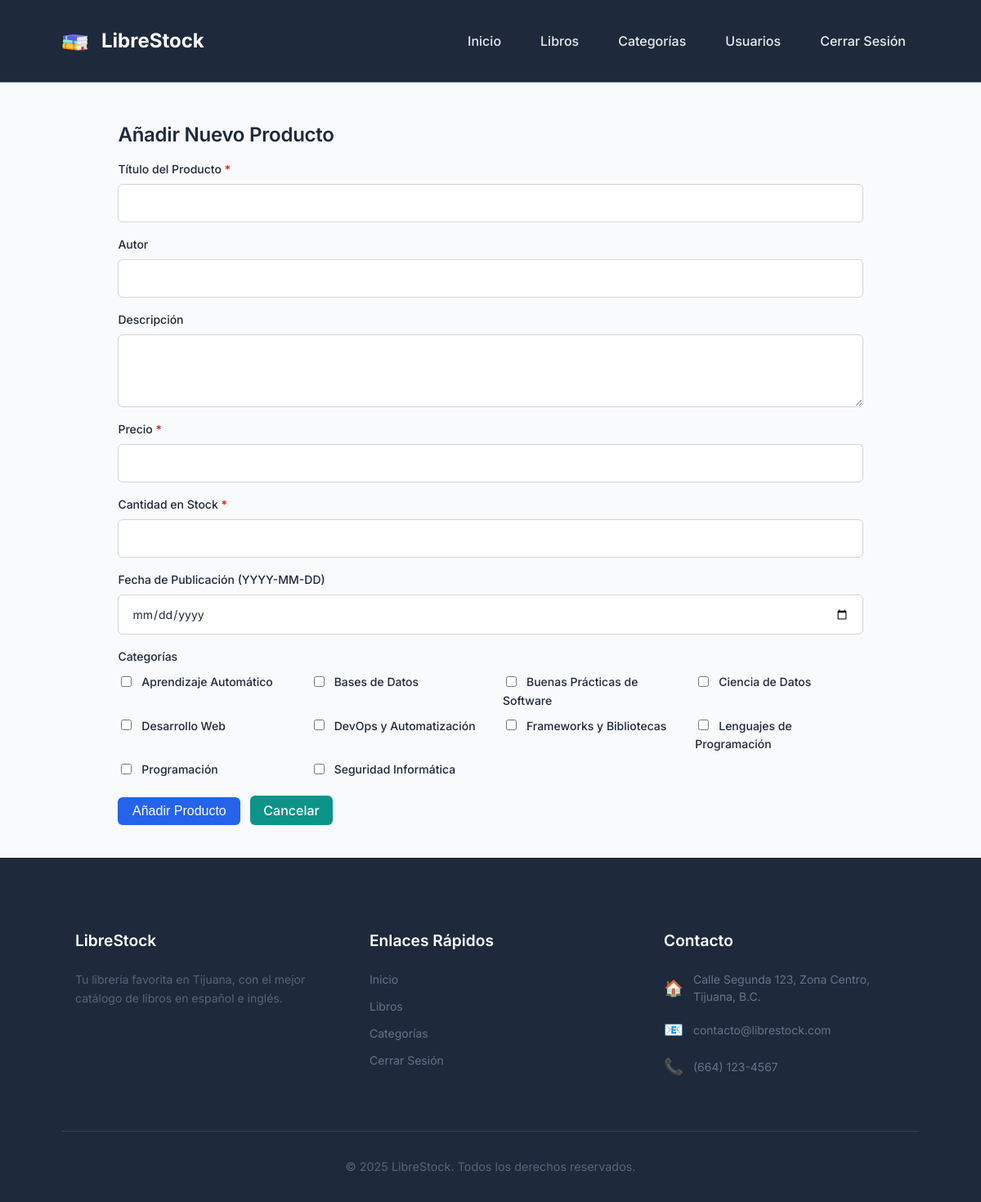
Screenshot of /add_product.php (signed in) with the database file from the repository.
### tables this page shows
CREATE TABLE IF NOT EXISTS `categories` (
  `id` INT AUTO_INCREMENT PRIMARY KEY,
  `name` VARCHAR(100) NOT NULL UNIQUE,
  `created_at` TIMESTAMP DEFAULT CURRENT_TIMESTAMP
);

### public/add_product.php (the view, shortened to what this page needs)
<?php
$page_title = "Añadir Nuevo Producto";
require_once '../includes/header.php';
$all_categories = [];
$sql_get_categories = "SELECT id, name FROM categories ORDER BY name ASC";
if ($result_cats = $mysqli->query($sql_get_categories)) {
    while ($cat_row = $result_cats->fetch_assoc()) {
        $all_categories[] = $cat_row;
    }
} else {
    $error_msg = "Error al obtener la lista de categorías: " . htmlspecialchars($mysqli->error);
}
$title = $author = $description = $price = $stock_quantity = $publication_date = "";
$selected_categories = [];
$title_err = $price_err = $stock_quantity_err = "";
?>
<div class="container mt-3">
    <h2><?php echo $page_title; ?></h2>
    <form action="<?php echo htmlspecialchars($_SERVER["PHP_SELF"]); ?>" method="post">
        <div class="form-group">
            <label for="title">Título del Producto <span style="color:red;">*</span></label>
            <input type="text" name="title" id="title" class="form-control <?php echo (!empty($title_err)) ? 'is-invalid' : ''; ?>" value="<?php echo htmlspecialchars($title); ?>" required>
        </div>
        <div class="form-group">
            <label for="author">Autor</label>
            <input type="text" name="author" id="author" class="form-control" value="<?php echo htmlspecialchars($author); ?>">
        </div>
        <div class="form-group">
            <label for="description">Descripción</label>
            <textarea name="description" id="description" class="form-control" rows="3"><?php echo htmlspecialchars($description); ?></textarea>
        </div>
        <div class="form-group">
            <label for="price">Precio <span style="color:red;">*</span></label>
            <input type="number" name="price" id="price" class="form-control <?php echo (!empty($price_err)) ? 'is-invalid' : ''; ?>" value="<?php echo htmlspecialchars($price); ?>" step="0.01" min="0" required>
        </div>
        <div class="form-group">
            <label for="stock_quantity">Cantidad en Stock <span style="color:red;">*</span></label>
            <input type="number" name="stock_quantity" id="stock_quantity" class="form-control <?php echo (!empty($stock_quantity_err)) ? 'is-invalid' : ''; ?>" value="<?php echo htmlspecialchars($stock_quantity); ?>" min="0" required>
        </div>
        <div class="form-group">
            <label for="publication_date">Fecha de Publicación (YYYY-MM-DD)</label>
            <input type="date" name="publication_date" id="publication_date" class="form-control" value="<?php echo htmlspecialchars($publication_date); ?>">
        </div>
        <div class="form-group">
            <label>Categorías</label>
            <div class="categories-checkbox-group">
                <div class="row">
                    <?php if (!empty($all_categories)): ?>
                        <?php foreach ($all_categories as $category): ?>
                            <div class="col-md-3 col-sm-4">
                                <div class="form-check">
                                    <input class="form-check-input" type="checkbox" name="product_categories[]" value="<?php echo $category['id']; ?>" id="cat_<?php echo $category['id']; ?>"
                                        <?php if (in_array($category['id'], $selected_categories)) echo 'checked'; ?>>
                                    <label class="form-check-label" for="cat_<?php echo $category['id']; ?>">
                                        <?php echo htmlspecialchars($category['name']); ?>
                                    </label>
                                </div>
                            </div>
                        <?php endforeach; ?>
                    <?php else: ?>
                        <div class="col-12">
                           <p>No hay categorías disponibles. Puedes <a href="add_category.php" target="_blank">añadir una nueva</a>.</p>
                        </div>
                    <?php endif; ?>
                </div>
            </div>
        </div>
        <div class="form-group">
            <input type="submit" class="btn btn-primary" value="Añadir Producto">
            <a href="products.php" class="btn btn-secondary">Cancelar</a>
        </div>
    </form>
</div>
<?php require_once '../includes/footer.php'; ?>

### css/style.css (style rules this page uses)
:root { --primary-blue: #2563EB; --secondary-teal: #0D9488; --accent-orange: #F59E0B; --success-green: #10B981; --error-red: #EF4444; --neutral-light: #F8FAFC; --neutral-dark: #1E293B; --neutral-medium: #64748B; --text-light: #FFFFFF; --gradient-primary: linear-gradient(135deg, var(--primary-blue), var(--secondary-teal)); --shadow-sm: 0 1px 2px rgba(0, 0, 0, 0.05); --shadow-md: 0 4px 6px -1px rgba(0, 0, 0, 0.1), 0 2px 4px -1px rgba(0, 0, 0, 0.06); --shadow-lg: 0 10px 15px -3px rgba(0, 0, 0, 0.1), 0 4px 6px -2px rgba(0, 0, 0, 0.05); --transition-base: all 0.3s ease; --space-xs: 4px; --space-s: 8px; --space-m: 12px; --space-l: 16px; --space-xl: 24px; --space-xxl: 32px; --space-xxxl: 48px; --space-xxxxl: 64px; }
body { margin: 0; font-family: 'Inter', sans-serif; font-size: 14px; line-height: 1.5; background-color: var(--neutral-light); color: var(--neutral-dark); display: flex; flex-direction: column; min-height: 100vh; }
*, *::before, *::after { box-sizing: border-box; }
a { color: var(--primary-blue); text-decoration: none; }
h1, h2, h3, h4 { font-family: 'Inter', sans-serif; color: var(--neutral-dark); margin-top: var(--space-xl); margin-bottom: var(--space-l); }
h2 { font-size: 24px; font-weight: 600; line-height: 1.3; letter-spacing: -0.01em; }
.container { width: 90%; max-width: 1200px; margin-left: auto; margin-right: auto; padding-left: var(--space-l); padding-right: var(--space-l); }
.form-group { margin-bottom: var(--space-l); }
.form-group label { display: block; margin-bottom: var(--space-s); font-weight: 500; }
.form-control { display: block; width: 100%; padding: var(--space-m) var(--space-l); font-size: 14px; font-family: 'Inter', sans-serif; line-height: 1.5; color: var(--neutral-dark); background-color: var(--text-light); background-clip: padding-box; border: 1px solid #D1D5DB; border-radius: 6px; transition: border-color .15s ease-in-out, box-shadow .15s ease-in-out; }
.btn { position: relative; overflow: hidden; transition: all 0.3s ease; }
.btn-primary { background-color: var(--primary-blue); border: none; color: var(--text-light); }
.btn-secondary { color: var(--primary-blue); background-color: transparent; border: 2px solid var(--primary-blue); font-weight: 500; }
.mt-3 { margin-top: var(--space-xl); }
.row { display: flex; flex-wrap: wrap; margin-right: -15px; margin-left: -15px; }
.col-md-1, .col-md-2, .col-md-3, .col-md-4, .col-md-5, .col-md-6, .col-md-7, .col-md-8, .col-md-9, .col-md-10, .col-md-11, .col-md-12 { position: relative; width: 100%; padding-right: 15px; padding-left: 15px; }
.col-md-3 { flex: 0 0 25%; max-width: 25%; }
.categories-checkbox-group .form-check { margin-bottom: var(--space-s); }
.categories-checkbox-group .form-check-input { margin-right: var(--space-s); display: inline-block; width: auto; vertical-align: middle; }
.form-check .form-check-label { display: inline; vertical-align: middle; margin-bottom: 0; }
.btn::after { display: none !important; }
.container form .form-group .btn-primary, .container form .form-group .btn-secondary { padding: var(--space-s) var(--space-l); min-width: 150px; font-size: 1rem; border-radius: 6px; text-align: center; transition: all 0.3s ease; margin-right: var(--space-s); box-shadow: var(--shadow-sm); }
.container form .form-group .btn-primary { background-color: var(--primary-blue); color: var(--text-light); border: none; }
.container form .form-group .btn-secondary { background-color: var(--secondary-teal); color: var(--text-light); border: none; }
.container form .form-group .btn-secondary:last-child { margin-right: 0; }

### rows the page displays
categories: name "Aprendizaje Automático"
categories: name "Bases de Datos"
categories: name "Buenas Prácticas de Software"
categories: name "Ciencia de Datos"
categories: name "Desarrollo Web"
categories: name "DevOps y Automatización"
categories: name "Frameworks y Bibliotecas"
categories: name "Lenguajes de Programación"
categories: name "Programación"
categories: name "Seguridad Informática"

### other values shown
$page_title "Añadir Nuevo Producto"
